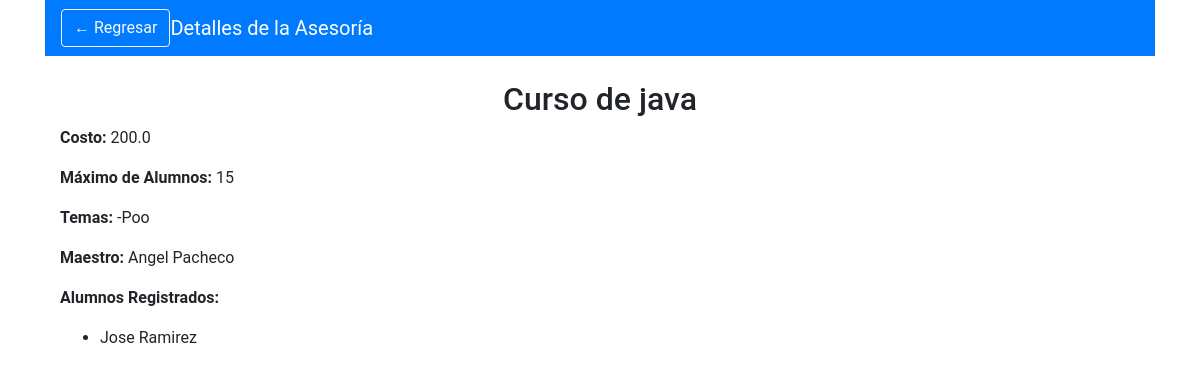
The app's page /ver_asesoria/1 (signed in), older data.
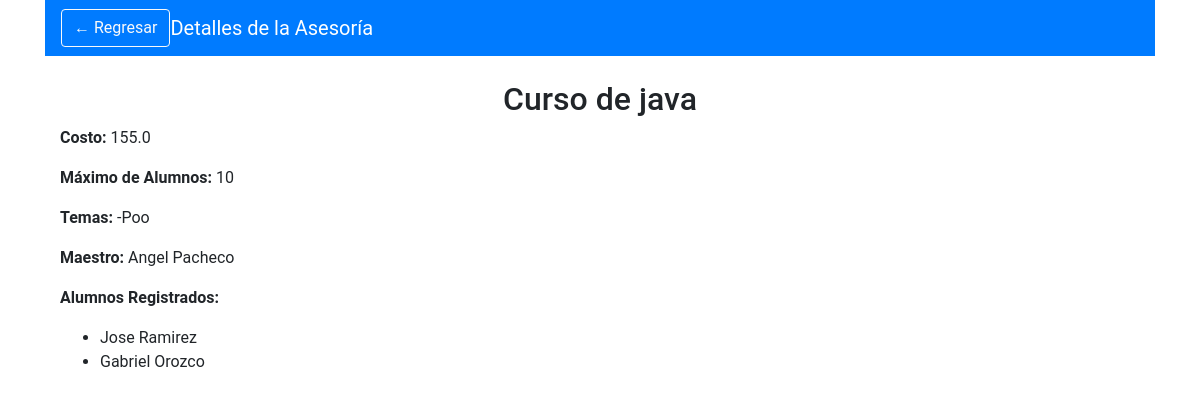
The same page, newer data.
### app.py (models this page shows)
class Asesoria(db.Model):
    id = db.Column(db.Integer, primary_key=True)
    descripcion = db.Column(db.String(200), nullable=False)
    costo = db.Column(db.Float, nullable=False)
    max_alumnos = db.Column(db.Integer, nullable=False)
    temas = db.Column(db.String(200), nullable=False)
    maestro_id = db.Column(db.Integer, db.ForeignKey('user.id'), nullable=False)
    alumnos = db.relationship('User', secondary=asesoria_alumno, back_populates='asesorias')

class User(UserMixin, db.Model):
    id = db.Column(db.Integer, primary_key=True)
    nombre = db.Column(db.String(100), nullable=False)
    email = db.Column(db.String(100), unique=True, nullable=False)
    password = db.Column(db.String(100), nullable=False)
    rol = db.Column(db.String(10), nullable=False)
    especializacion = db.Column(db.String(200), nullable=True)  # Nueva columna
    foto = db.Column(db.String(200), nullable=True)  # Nueva columna
    edad = db.Column(db.Integer, nullable=True)  # Nueva columna
    nivel = db.Column(db.String(50), nullable=True)  # Nueva columna
    asesorias = db.relationship('Asesoria', secondary=asesoria_alumno, back_populates='alumnos')

### app.py (the view)
@app.route('/ver_asesoria/<int:id>')
@login_required
def ver_asesoria(id):
    asesoria = Asesoria.query.get_or_404(id)
    maestro = User.query.get(asesoria.maestro_id)
    alumnos = asesoria.alumnos
    return render_template('ver_asesoria.html', asesoria=asesoria, maestro=maestro, alumnos=alumnos)

### app.py (called while the page is built)
@login_manager.user_loader
def load_user(user_id):
    return User.query.get(int(user_id))

### templates/ver_asesoria.html
{% extends 'base.html' %}
{% block content %}
<nav class="navbar navbar-expand-lg navbar-dark bg-primary">
    <button class="btn btn-outline-light" onclick="window.history.back();">← Regresar</button>
    <a class="navbar-brand" href="#">Detalles de la Asesoría</a>
</nav>
<div class="container mt-4">
    <h2 class="text-center">{{ asesoria.descripcion }}</h2>
    <p><strong>Costo:</strong> {{ asesoria.costo }}</p>
    <p><strong>Máximo de Alumnos:</strong> {{ asesoria.max_alumnos }}</p>
    <p><strong>Temas:</strong> {{ asesoria.temas }}</p>
    <p><strong>Maestro:</strong> {{ maestro.nombre }}</p>
    <p><strong>Alumnos Registrados:</strong></p>
    <ul>
        {% for alumno in alumnos %}
            <li>{{ alumno.nombre }}</li>
        {% endfor %}
    </ul>
</div>
{% endblock %}

Row changes from the older to the newer data that the page shows:
changed Asesoria "Curso de java": costo "200.0" → "155.0"; max_alumnos "15" → "10"
added User: nombre "Gabriel Orozco"
